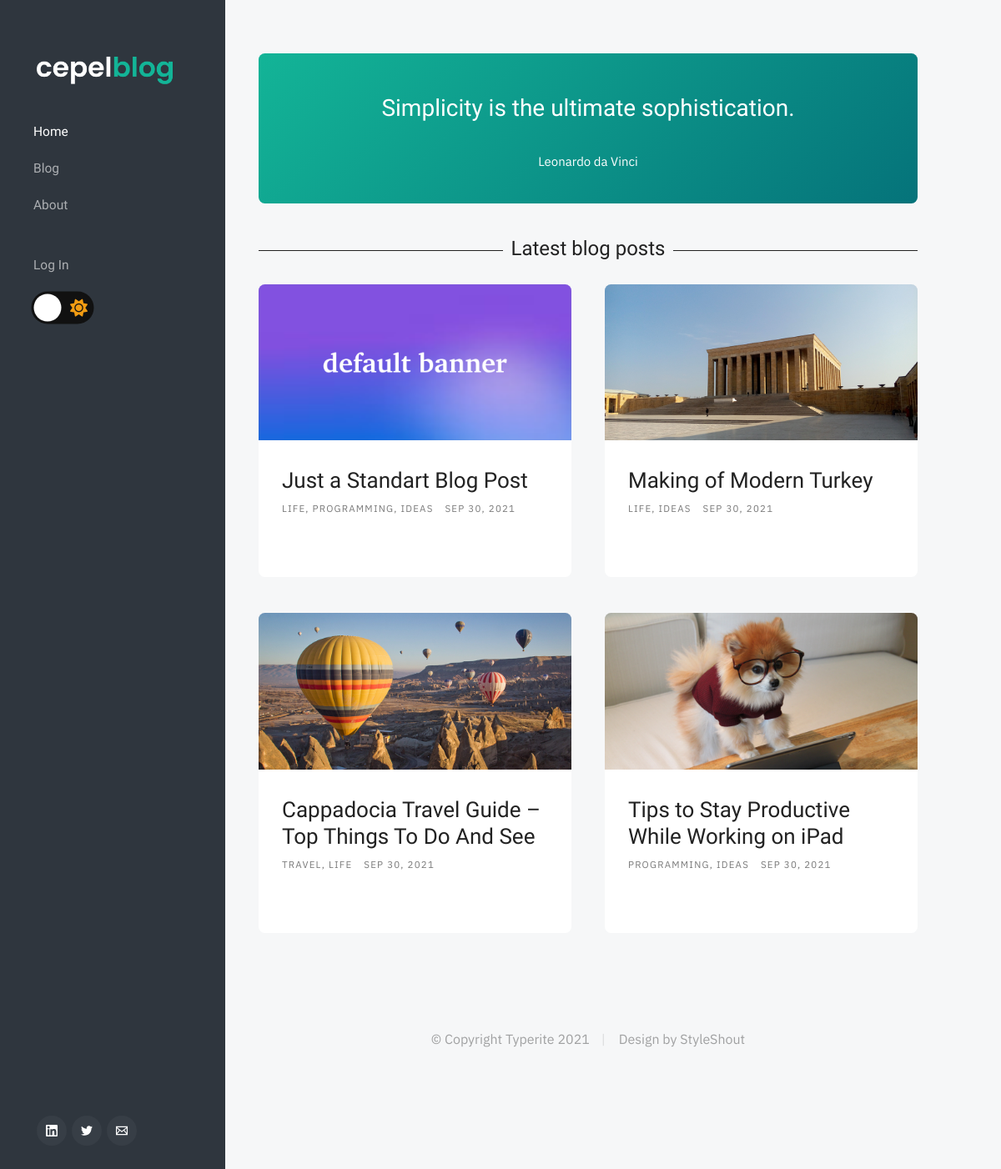
The page / on the database its author committed.
### cepelblog/models.py (models this page shows, shortened)
class BlogPost(db.Model):
    __tablename__ = "blogposts"
    users = db.relationship('User')
    tags = db.relationship('Tag', secondary=tag_post_table)
    id = db.Column(db.Integer, primary_key=True)
    user_id = db.Column(db.Integer, db.ForeignKey('users.id'), nullable=True)
    banner_image = db.Column(db.String(64), nullable=False, default='default_banner.png')
    date = db.Column(db.DateTime, nullable=False, default=datetime.utcnow)
    title = db.Column(db.String(140), nullable=False)
    text = db.Column(db.Text, nullable=False)

class Tag(db.Model):
    __tablename__ = "tags"
    id = db.Column(db.Integer, primary_key=True)
    name = db.Column(db.String(64), unique=True)
    def __repr__(self):
        return self.name

### cepelblog/core/views.py (the view)
@core.route('/')
def index():
    blog_posts = BlogPost.query.order_by(BlogPost.date.desc()).limit(4).all()
    tags = Tag.query.all()
    return render_template('index.html', blog_posts=blog_posts, tags=tags)

### cepelblog/templates/index.html (shortened to what this page needs)
{% extends "base.html" %}
{% block content %}
<div class="masonry">
    <article class="masonry__brick entry format-quote animate-this">
        <div class="entry__thumb quote_card" style="border-radius:0.75rem;">
            <blockquote>
                <p>Simplicity is the ultimate sophistication.</p>
                <cite>Leonardo da Vinci</cite>
            </blockquote>
        </div>
    </article>
    <div class="masonry__brick entry latest-blog-header animate-this">
        <div class="section-intro">
            <h3 class="latest-blog-header-text"><span>Latest blog posts</span></h3>
        </div>
    </div>
    {% for post in blog_posts %}
    <article class="masonry__brick entry format-standard animate-this">
        <div class="entry__thumb">
            <a href="{{ url_for('blog_posts.blog_post', blog_post_id=post.id) }}" class="entry__thumb-link">
                <img src="{{ url_for('static', filename='blog_banners/'+post.banner_image) }}">
            </a>
        </div>
        <div class="entry__text">
            <div class="entry__header">
                <h2 class="entry__title">
                    <a href="{{ url_for('blog_posts.blog_post', blog_post_id=post.id) }}">
                        {{ post.title }}
                    </a>
                </h2>
                <div class="entry__meta">
                    <span class="entry__meta-cat">
                        {% for tag in post.tags %}
                        <a href="{{ url_for('blog_posts.tag', tag_name=tag) }}">{{ tag }}</a>
                        {% endfor %}
                    </span>
                    <span class="entry__meta-date">
                        <a href="single-standard.html">{{ post.date.strftime('%b %d, %Y') }}</a>
                    </span>
                </div>
            </div>
        </div>
    </article>
    {% endfor %}
</div>
{% endblock %}

### cepelblog/templates/base.html (shortened to what this page needs)
<!DOCTYPE html>
<html class="no-js" lang="en">
<head>
    <link href="https://cdn.jsdelivr.net/npm/bootstrap@5.1.1/dist/css/bootstrap.min.css" rel="stylesheet"
>
    <link rel="stylesheet" href="{{ url_for('static',filename='css/base.css') }}">
    <link rel="stylesheet" href="{{ url_for('static',filename='css/vendor.css') }}">
    <link rel="stylesheet" href="{{ url_for('static',filename='css/main.css') }}">
    <link rel="stylesheet" href="{{ url_for('static',filename='css/style.css') }}">
</head>
<body>
    <div id="top" class="s-wrap site-wrapper">
        <header class="s-header">
            <div class="header__top">
                <div class="header__logo">
                    <a class="site-logo" href="/">
                        <img src="{{ url_for('static', filename='img/cepelblog-logo.png') }}">
                    </a>
                </div>
            </div>
            <nav class="header__nav-wrap">
                <ul class="header__nav">
                    <li class="current"><a href="{{ url_for('core.index') }}" title="">Home</a></li>
                    <li class=""><a href="{{ url_for('core.blog') }}" title="">Blog</a></li>
                    <li><a href="{{ url_for('core.about') }}" title="">About</a></li>
                    <br>
                    {% if current_user.is_authenticated %}
                        <li><a href="{{ url_for('users.logout') }}" title="">Log Out</a></li>
                        <li><a href="{{ url_for('blog_posts.create_post') }}" title="">Create Post</a></li>
                        <li><a href="{{ url_for('tags.list') }}" title="">Tags</a></li>
                    {% else %}
                    <li><a href="{{ url_for('users.login') }}" title="">Log In</a></li>
                    {% endif%}
                    <li>
                        <div style="margin: 16px 0px 0px 10px;">
                            <label class="label" for="chk">
                                <i class="fas fa-sun"></i>
                                <div class="ball"></div>
                            </label>
                        </div>
                    </li>
                </ul>
                <ul class="header__social">
                    <li class="ss-linkedin">
                        <a href="https://www.linkedin.com/in/tolgahancepel/" target="_blank">
                        </a>
                    </li>
                    <li class="ss-twitter">
                        <a href="https://twitter.com/tolgahancepel" target="_blank">
                        </a>
                    </li>
                    <li class="ss-email">
                        <a href="mailto:tolgahan.cepel@gmail.com" target="_blank">
                        </a>
                    </li>
                </ul>
            </nav>
        </header>
        <div class="s-content content">
            {% block content %} {% endblock %}
        </div>
        <footer class="s-footer footer animated animate-this">
            <div class="row">
                <div class="column large-full footer__content">
                    <div class="footer__copyright">
                        <span>© Copyright Typerite 2021</span>
                        <span>Design by <a href="https://www.styleshout.com/">StyleShout</a></span>
                    </div>
                </div>
            </div>
        </footer>
    </div>
</body>

### cepelblog/static/css/base.css (style rules this page uses)
html { line-height : 1.15; -webkit-text-size-adjust : 100%; }
body { margin : 0; }
a { background-color : transparent; }
img { border-style : none; }
html { font-size : 62.5%; box-sizing : border-box; }
*, *::before, *::after { box-sizing : inherit; }
body { font-weight : normal; line-height : 1; word-wrap : break-word; -moz-font-smoothing : grayscale; -moz-osx-font-smoothing : grayscale; -webkit-font-smoothing : antialiased; -webkit-overflow-scrolling : touch; -webkit-text-size-adjust : none; }
svg, img, video embed, iframe, object { max-width : 100%; height : auto; }
div, dl, dt, dd, ul, ol, li, h1, h2, h3, h4, h5, h6, pre, form, p, blockquote, th, td { margin : 0; padding : 0; }
p { font-size : inherit; text-rendering : optimizeLegibility; }
em, i { font-style : italic; line-height : inherit; }
ol, ul { list-style : none; }
li { display : block; }
a { text-decoration : none; line-height : inherit; }
a img { border : none; }
.row { width : 89%; max-width : 1200px; margin : 0 auto; display : -ms-flexbox; display : -webkit-flex; display : flex; -webkit-flex-flow : row wrap; -ms-flex-flow : row wrap; flex-flow : row wrap; }
.column { -webkit-flex : 1 1 0%; -ms-flex : 1 1 0%; flex : 1 1 0%; padding : 0 20px; }
.large-12, .large-full { -webkit-flex : 0 0 100%; -ms-flex : 0 0 100%; flex : 0 0 100%; max-width : 100%; }
@media screen and (max-width: 1200px) { .column { padding : 0 16px; } }

### cepelblog/static/css/style.css (style rules this page uses)
.s-header { background-color: #2f363e; }
.header__logo img { height: 4rem; width: auto !important; }
.header__nav-wrap { background-color: #2f363e; }
.header__top { background-color: #2f363e; }
.header__social .ss-linkedin a::after { background-image: url(../img/icons/icon-linkedin.svg); }
.header__social .ss-twitter a::after { background-image: url(../img/icons/icon-twitter.svg); }
.header__social .ss-email a::after { background-image: url(../img/icons/icon-email.svg); }
.format-quote blockquote p, .format-link .link-wrap h2 { color: white; padding: 4rem 0rem 0rem 0rem; }
.format-quote cite, .format-link cite { color: white; }
.format-quote { width: 100%; min-height: 120px !important; }
.quote_card { min-height: auto !important; height: 180px; background: linear-gradient(135deg, #13b497 0%, #05737a 100%) !important; }
.masonry .entry__thumb { border-radius: 0.75rem 0.75rem 0rem 0rem; }
.masonry__brick { padding: 0rem 2rem 0rem 2rem; }
.latest-blog-header { width: 100%; margin-bottom: 2rem !important; }
.latest-blog-header-text { width: 100%; text-align: center; border-bottom: 1px solid; border-color: rgba(var(--text-color)); line-height: 0.1em; margin: 10px 0 20px; text-align: center; }
body { --text-color: #222; --bkg-color: #f6f7f8; --blog-bg-color: white; --content-color: rgb(41, 41, 41); }
body { background: var(--bkg-color); color: var(--text-color); }
h1, p { color: var(--text-color); }
.entry__content h1, h2, h3, h4, h5, h6, blockquote p, ul li, p { color: var(--text-color); }
label, legend { color: var(--text-color); }
.masonry .entry__text { background-color: var(--blog-bg-color); border-radius: 0rem 0rem 0.75rem 0.75rem; }
.masonry .entry__title a { color: var(--text-color); }
.masonry .entry__meta a { color: var(--text-color); opacity: 0.6; }
.latest-blog-header-text span { background: var(--bkg-color); padding: 0 10px; transition: background 0.2s linear; }
.footer__copyright { color: var(--text-color); opacity: 0.4; }
.footer__copyright a { color: var(--text-color); }
* { box-sizing: border-box; }
body { transition: background 0.2s linear; }
.label { background-color: #111; border-radius: 50px; cursor: pointer; display: flex; align-items: center; justify-content: space-between; padding: 5px; position: relative; height: 26px; width: 50px; transform: scale(1.5); }
.label .ball { background-color: #fff; border-radius: 50%; position: absolute; top: 2px; left: 2px; height: 22px; width: 22px; transform: translateX(0px); transition: transform 0.2s linear; }
.fa-sun { color: #f39c12; }

### rows shown on the page
BlogPost: banner_image (placeholder picture), title "Just a Standart Blog Post", date "SEP 30, 2021"
Tag: name "LIFE"
Tag: name "PROGRAMMING"
Tag: name "IDEAS"
BlogPost: banner_image (picture), title "Making of Modern Turkey", date "SEP 30, 2021"
BlogPost: banner_image (picture), title "Cappadocia Travel Guide – Top Things To Do And See", date "SEP 30, 2021"
Tag: name "TRAVEL"
BlogPost: banner_image (picture), title "Tips to Stay Productive While Working on iPad", date "SEP 30, 2021"
